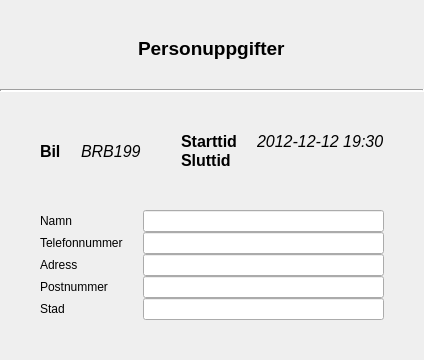
          <widget class="QWidget" name="stackedWidgetP1Page2">
           <layout class="QVBoxLayout" name="verticalLayout_8">
            <property name="spacing">
             <number>0</number>
            </property>
            <property name="margin">
             <number>0</number>
            </property>
            <item>
             <layout class="QGridLayout" name="gridLayout_2">
              <property name="leftMargin">
               <number>0</number>
              </property>
              <property name="topMargin">
               <number>9</number>
              </property>
              <property name="rightMargin">
               <number>0</number>
              </property>
              <item row="0" column="3">
               <spacer name="verticalSpacer_3">
                <property name="orientation">
                 <enum>Qt::Vertical</enum>
                </property>
                <property name="sizeType">
                 <enum>QSizePolicy::Fixed</enum>
                </property>
                <property name="sizeHint" stdset="0">
                 <size>
                  <width>0</width>
                  <height>80</height>
                 </size>
                </property>
               </spacer>
              </item>
              <item row="0" column="2">
               <spacer name="horizontalSpacer_11">
                <property name="orientation">
                 <enum>Qt::Horizontal</enum>
                </property>
                <property name="sizeHint" stdset="0">
                 <size>
                  <width>40</width>
                  <height>20</height>
                 </size>
                </property>
               </spacer>
              </item>
              <item row="0" column="1">
               <widget class="QLabel" name="labelPersonHeadline">
                <property name="sizePolicy">
                 <sizepolicy hsizetype="Preferred" vsizetype="Fixed">
                  <horstretch>0</horstretch>
                  <verstretch>0</verstretch>
                 </sizepolicy>
                </property>
                <property name="font">
                 <font>
                  <pointsize>14</pointsize>
                  <weight>75</weight>
                  <bold>true</bold>
                 </font>
                </property>
                <property name="text">
                 <string>Personuppgifter</string>
                </property>
               </widget>
              </item>
              <item row="0" column="0">
               <spacer name="horizontalSpacer_10">
                <property name="orientation">
                 <enum>Qt::Horizontal</enum>
                </property>
                <property name="sizeHint" stdset="0">
                 <size>
                  <width>40</width>
                  <height>20</height>
                 </size>
                </property>
               </spacer>
              </item>
              <item row="1" column="0" colspan="4">
               <widget class="Line" name="line">
                <property name="lineWidth">
                 <number>2</number>
                </property>
                <property name="orientation">
                 <enum>Qt::Horizontal</enum>
                </property>
               </widget>
              </item>
             </layout>
            </item>
            <item>
             <layout class="QGridLayout" name="gridLayout_6">
              <item row="4" column="0" colspan="3">
               <spacer name="verticalSpacer_7">
                <property name="orientation">
                 <enum>Qt::Vertical</enum>
                </property>
                <property name="sizeHint" stdset="0">
                 <size>
                  <width>20</width>
                  <height>40</height>
                 </size>
                </property>
               </spacer>
              </item>
              <item row="2" column="1">
               <spacer name="verticalSpacer">
                <property name="orientation">
                 <enum>Qt::Vertical</enum>
                </property>
                <property name="sizeType">
                 <enum>QSizePolicy::Fixed</enum>
                </property>
                <property name="sizeHint" stdset="0">
                 <size>
                  <width>20</width>
                  <height>40</height>
                 </size>
                </property>
               </spacer>
              </item>
              <item row="3" column="1">
               <layout class="QGridLayout" name="gridLayout_21">
                <item row="3" column="2">
                 <widget class="QLineEdit" name="lineEditPostalnr_2"/>
                </item>
                <item row="0" column="1" rowspan="5">
                 <spacer name="horizontalSpacer_19">
                  <property name="orientation">
                   <enum>Qt::Horizontal</enum>
                  </property>
                  <property name="sizeType">
                   <enum>QSizePolicy::Fixed</enum>
                  </property>
                  <property name="sizeHint" stdset="0">
                   <size>
                    <width>20</width>
                    <height>20</height>
                   </size>
                  </property>
                 </spacer>
                </item>
                <item row="4" column="0">
                 <widget class="QLabel" name="labelCity_2">
                  <property name="text">
                   <string>Stad</string>
                  </property>
                 </widget>
                </item>
                <item row="2" column="0">
                 <widget class="QLabel" name="labelAddress_2">
                  <property name="text">
                   <string>Adress</string>
                  </property>
                 </widget>
                </item>
                <item row="2" column="2">
                 <widget class="QLineEdit" name="lineEditAddress_2"/>
                </item>
                <item row="0" column="0">
                 <widget class="QLabel" name="labelName_2">
                  <property name="text">
                   <string>Namn</string>
                  </property>
                 </widget>
                </item>
                <item row="1" column="2">
                 <widget class="QLineEdit" name="lineEdit_2"/>
                </item>
                <item row="0" column="2">
                 <widget class="QLineEdit" name="lineEditName_2"/>
                </item>
                <item row="4" column="2">
                 <widget class="QLineEdit" name="lineEditCity_2"/>
                </item>
                <item row="3" column="0">
                 <widget class="QLabel" name="labelPostalnr_2">
                  <property name="text">
                   <string>Postnummer</string>
                  </property>
                 </widget>
                </item>
                <item row="1" column="0">
                 <widget class="QLabel" name="labelPhonenr_2">
                  <property name="text">
                   <string>Telefonnummer</string>
                  </property>
                 </widget>
                </item>
               </layout>
              </item>
              <item row="0" column="0" colspan="3">
               <spacer name="verticalSpacer_4">
                <property name="orientation">
                 <enum>Qt::Vertical</enum>
                </property>
                <property name="sizeHint" stdset="0">
                 <size>
                  <width>20</width>
                  <height>40</height>
                 </size>
                </property>
               </spacer>
              </item>
              <item row="2" column="2" rowspan="2">
               <spacer name="horizontalSpacer_6">
                <property name="orientation">
                 <enum>Qt::Horizontal</enum>
                </property>
                <property name="sizeHint" stdset="0">
                 <size>
                  <width>40</width>
                  <height>20</height>
                 </size>
                </property>
               </spacer>
              </item>
              <item row="1" column="1">
               <layout class="QGridLayout" name="gridLayout_20">
                <item row="0" column="5" rowspan="2">
                 <spacer name="horizontalSpacer_16">
                  <property name="orientation">
                   <enum>Qt::Horizontal</enum>
                  </property>
                  <property name="sizeType">
                   <enum>QSizePolicy::Fixed</enum>
                  </property>
                  <property name="sizeHint" stdset="0">
                   <size>
                    <width>20</width>
                    <height>0</height>
                   </size>
                  </property>
                 </spacer>
                </item>
                <item row="0" column="6">
                 <widget class="QLabel" name="labelP1selected_from_var">
                  <property name="font">
                   <font>
                    <pointsize>12</pointsize>
                    <weight>50</weight>
                    <italic>true</italic>
                    <bold>false</bold>
                   </font>
                  </property>
                  <property name="text">
                   <string>2012-12-12 19:30</string>
                  </property>
                 </widget>
                </item>
                <item row="0" column="4">
                 <widget class="QLabel" name="labelP1selected_from">
                  <property name="font">
                   <font>
                    <pointsize>12</pointsize>
                    <weight>75</weight>
                    <bold>true</bold>
                   </font>
                  </property>
                  <property name="text">
                   <string>Starttid</string>
                  </property>
                 </widget>
                </item>
                <item row="1" column="4">
                 <widget class="QLabel" name="labelP1selected_to">
                  <property name="font">
                   <font>
                    <pointsize>12</pointsize>
                    <weight>75</weight>
                    <bold>true</bold>
                   </font>
                  </property>
                  <property name="text">
                   <string>Sluttid</string>
                  </property>
                 </widget>
                </item>
                <item row="1" column="6">
                 <widget class="QLabel" name="labelP1selected_to_var">
                  <property name="font">
                   <font>
                    <pointsize>12</pointsize>
                    <weight>50</weight>
                    <italic>true</italic>
                    <bold>false</bold>
                   </font>
                  </property>
                  <property name="text">
                   <string/>
                  </property>
                 </widget>
                </item>
                <item row="0" column="0" rowspan="2">
                 <widget class="QLabel" name="labelP1selected_regnr">
                  <property name="font">
                   <font>
                    <pointsize>12</pointsize>
                    <weight>75</weight>
                    <bold>true</bold>
                   </font>
                  </property>
                  <property name="text">
                   <string>Bil</string>
                  </property>
                 </widget>
                </item>
                <item row="0" column="1" rowspan="2">
                 <spacer name="horizontalSpacer_18">
                  <property name="orientation">
                   <enum>Qt::Horizontal</enum>
                  </property>
                  <property name="sizeType">
                   <enum>QSizePolicy::Fixed</enum>
                  </property>
                  <property name="sizeHint" stdset="0">
                   <size>
                    <width>20</width>
                    <height>0</height>
                   </size>
                  </property>
                 </spacer>
                </item>
                <item row="0" column="2" rowspan="2">
                 <widget class="QLabel" name="labelP1selected_regnr_var">
                  <property name="font">
                   <font>
                    <pointsize>12</pointsize>
                    <weight>50</weight>
                    <italic>true</italic>
                    <bold>false</bold>
                   </font>
                  </property>
                  <property name="text">
                   <string>BRB199</string>
                  </property>
                 </widget>
                </item>
                <item row="0" column="3" rowspan="2">
                 <spacer name="horizontalSpacer_15">
                  <property name="orientation">
                   <enum>Qt::Horizontal</enum>
                  </property>
                  <property name="sizeType">
                   <enum>QSizePolicy::Fixed</enum>
                  </property>
                  <property name="sizeHint" stdset="0">
                   <size>
                    <width>40</width>
                    <height>0</height>
                   </size>
                  </property>
                 </spacer>
                </item>
               </layout>
              </item>
              <item row="2" column="0" rowspan="2">
               <spacer name="horizontalSpacer_4">
                <property name="orientation">
                 <enum>Qt::Horizontal</enum>
                </property>
                <property name="sizeHint" stdset="0">
                 <size>
                  <width>40</width>
                  <height>20</height>
                 </size>
                </property>
               </spacer>
              </item>
             </layout>
            </item>
           </layout>
          </widget>
